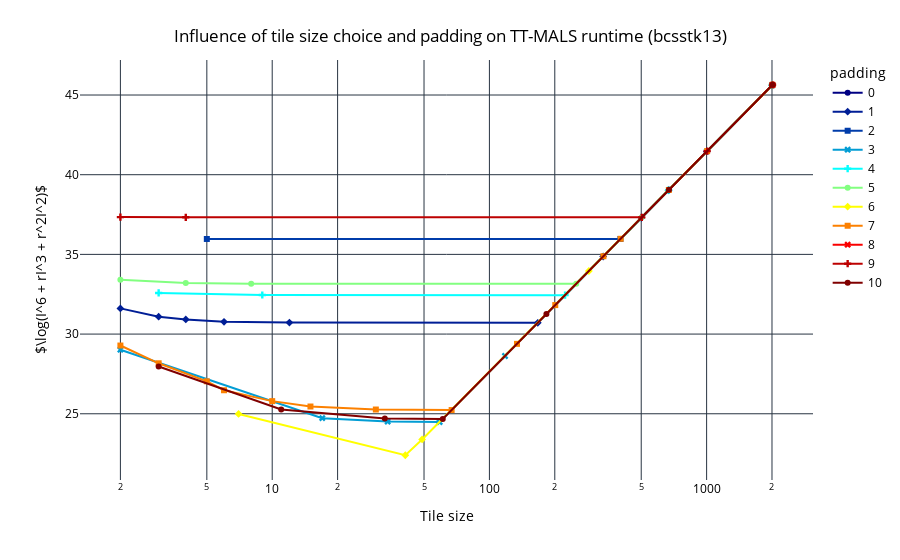

The notebook cell saved with this chart:
### Code cell
line_plot_padding_tile_size_tt_mals_runtime_per_matrix(padding_df, "bcsstk13")

### Figure 1 — Plotly figure (JSON) as saved in the notebook; plotly's stock layout.template omitted (floating-point values rounded to 4 significant figures)
{"data": [{"hovertemplate": "padding=0<br>Tile size=%{x}<br>log_obj_func=%{y}<extra></extra>", "legendgroup": "0", "line": {"color": "rgb(0, 0, 131)", "dash": "solid"}, "marker": {"symbol": "circle"}, "mode": "lines+markers", "name": "0", "orientation": "v", "showlegend": true, "x": [2003.0], "xaxis": "x", "y": [45.61], "yaxis": "y", "type": "scatter"}, {"hovertemplate": "padding=1<br>Tile size=%{x}<br>log_obj_func=%{y}<extra></extra>", "legendgroup": "1", "line": {"color": "rgb(0, 30, 150)", "dash": "solid"}, "marker": {"symbol": "diamond"}, "mode": "lines+markers", "name": "1", "orientation": "v", "showlegend": true, "x": [2.0, 3.0, 4.0, 6.0, 12.0, 167.0, 334.0, 501.0, 668.0, 1002.0, 2004.0], "xaxis": "x", "y": [31.61, 31.09, 30.92, 30.77, 30.72, 30.71, 34.87, 37.3, 39.03, 41.46, 45.62], "yaxis": "y", "type": "scatter"}, {"hovertemplate": "padding=2<br>Tile size=%{x}<br>log_obj_func=%{y}<extra></extra>", "legendgroup": "2", "line": {"color": "rgb(0, 60, 170)", "dash": "solid"}, "marker": {"symbol": "square"}, "mode": "lines+markers", "name": "2", "orientation": "v", "showlegend": true, "x": [5.0, 401.0, 2005.0], "xaxis": "x", "y": [35.97, 35.96, 45.62], "yaxis": "y", "type": "scatter"}, {"hovertemplate": "padding=3<br>Tile size=%{x}<br>log_obj_func=%{y}<extra></extra>", "legendgroup": "3", "line": {"color": "rgb(2, 157, 212)", "dash": "solid"}, "marker": {"symbol": "x"}, "mode": "lines+markers", "name": "3", "orientation": "v", "showlegend": true, "x": [2.0, 17.0, 34.0, 59.0, 118.0, 1003.0, 2006.0], "xaxis": "x", "y": [29.02, 24.72, 24.51, 24.48, 28.62, 41.46, 45.62], "yaxis": "y", "type": "scatter"}, {"hovertemplate": "padding=4<br>Tile size=%{x}<br>log_obj_func=%{y}<extra></extra>", "legendgroup": "4", "line": {"color": "rgb(5, 255, 255)", "dash": "solid"}, "marker": {"symbol": "cross"}, "mode": "lines+markers", "name": "4", "orientation": "v", "showlegend": true, "x": [3.0, 9.0, 223.0, 669.0, 2007.0], "xaxis": "x", "y": [32.58, 32.45, 32.44, 39.03, 45.63], "yaxis": "y", "type": "scatter"}, {"hovertemplate": "padding=5<br>Tile size=%{x}<br>log_obj_func=%{y}<extra></extra>", "legendgroup": "5", "line": {"color": "rgb(130, 255, 128)", "dash": "solid"}, "marker": {"symbol": "circle"}, "mode": "lines+markers", "name": "5", "orientation": "v", "showlegend": true, "x": [2.0, 4.0, 8.0, 251.0, 502.0, 1004.0, 2008.0], "xaxis": "x", "y": [33.41, 33.2, 33.16, 33.15, 37.31, 41.47, 45.63], "yaxis": "y", "type": "scatter"}, {"hovertemplate": "padding=6<br>Tile size=%{x}<br>log_obj_func=%{y}<extra></extra>", "legendgroup": "6", "line": {"color": "rgb(255, 255, 0)", "dash": "solid"}, "marker": {"symbol": "diamond"}, "mode": "lines+markers", "name": "6", "orientation": "v", "showlegend": true, "x": [7.0, 41.0, 49.0, 287.0, 2009.0], "xaxis": "x", "y": [24.99, 22.4, 23.39, 33.96, 45.63], "yaxis": "y", "type": "scatter"}, {"hovertemplate": "padding=7<br>Tile size=%{x}<br>log_obj_func=%{y}<extra></extra>", "legendgroup": "7", "line": {"color": "rgb(252, 128, 0)", "dash": "solid"}, "marker": {"symbol": "square"}, "mode": "lines+markers", "name": "7", "orientation": "v", "showlegend": true, "x": [2.0, 3.0, 5.0, 6.0, 10.0, 15.0, 30.0, 67.0, 134.0, 201.0, 335.0, 402.0, 670.0, 1005.0, 2010.0], "xaxis": "x", "y": [29.28, 28.17, 27.04, 26.48, 25.79, 25.46, 25.27, 25.23, 29.39, 31.82, 34.88, 35.98, 39.04, 41.48, 45.64], "yaxis": "y", "type": "scatter"}, {"hovertemplate": "padding=8<br>Tile size=%{x}<br>log_obj_func=%{y}<extra></extra>", "legendgroup": "8", "line": {"color": "rgb(250, 0, 0)", "dash": "solid"}, "marker": {"symbol": "x"}, "mode": "lines+markers", "name": "8", "orientation": "v", "showlegend": true, "x": [2011.0], "xaxis": "x", "y": [45.64], "yaxis": "y", "type": "scatter"}, {"hovertemplate": "padding=9<br>Tile size=%{x}<br>log_obj_func=%{y}<extra></extra>", "legendgroup": "9", "line": {"color": "rgb(189, 0, 0)", "dash": "solid"}, "marker": {"symbol": "cross"}, "mode": "lines+markers", "name": "9", "orientation": "v", "showlegend": true, "x": [2.0, 4.0, 503.0, 1006.0, 2012.0], "xaxis": "x", "y": [37.34, 37.33, 37.32, 41.48, 45.64], "yaxis": "y", "type": "scatter"}, {"hovertemplate": "padding=10<br>Tile size=%{x}<br>log_obj_func=%{y}<extra></extra>", "legendgroup": "10", "line": {"color": "rgb(128, 0, 0)", "dash": "solid"}, "marker": {"symbol": "circle"}, "mode": "lines+markers", "name": "10", "orientation": "v", "showlegend": true, "x": [3.0, 11.0, 33.0, 61.0, 183.0, 671.0, 2013.0], "xaxis": "x", "y": [27.96, 25.27, 24.71, 24.67, 31.26, 39.05, 45.64], "yaxis": "y", "type": "scatter"}], "layout": {"xaxis": {"anchor": "y", "domain": [0.0, 1.0], "title": {"text": "Tile size"}, "type": "log"}, "yaxis": {"anchor": "x", "domain": [0.0, 1.0], "title": {"text": "$\\log(I^6 + rI^3 + r^2I^2)$"}}, "legend": {"title": {"text": "padding"}, "tracegroupgap": 0}, "margin": {"t": 60}, "title": {"text": "Influence of tile size choice and padding on TT-MALS runtime (bcsstk13)", "x": 0.5, "xanchor": "center", "yanchor": "top"}, "font": {"color": "black"}, "plot_bgcolor": "white", "paper_bgcolor": "white"}}
